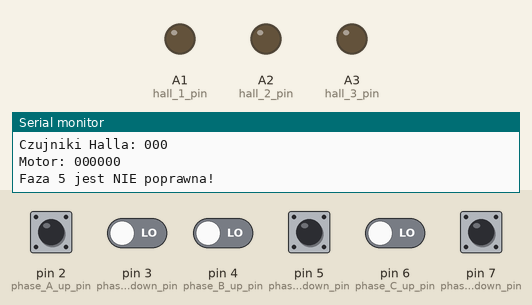
Recording of a sketch running on a simulated Arduino Uno, built with avr-gcc and run on an emulated ATmega328P. Shown: output pins drawn as LEDs (lit = HIGH), the last lines printed to the serial monitor. The test bench sets the inputs (shaded band); at power-on: pin 2 (phase_A_up_pin), pin 3 (phase_A_down_pin), pin 4 (phase_B_up_pin), pin 5 (phase_B_down_pin), pin 6 (phase_C_up_pin), pin 7 (phase_C_down_pin) LOW.

Above: at 1.2 s.
1.3 s: pin 2 (phase_A_up_pin) pulled HIGH for 0.15 s
At 2.4 s:
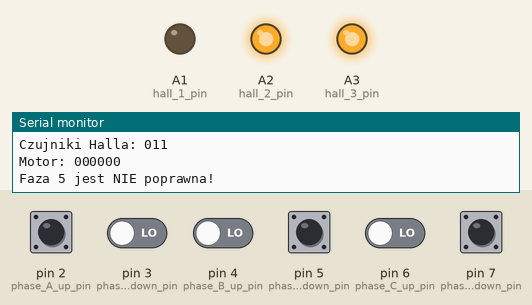
2.9 s: pin 3 (phase_A_down_pin) driven HIGH and pin 4 (phase_B_up_pin) driven HIGH
At 4.1 s:
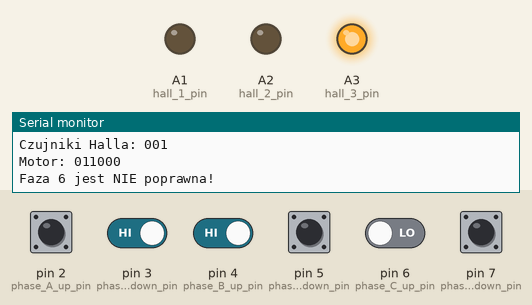
4.4 s: pin 4 (phase_B_up_pin) driven LOW and pin 6 (phase_C_up_pin) driven HIGH
At 4.8 s:
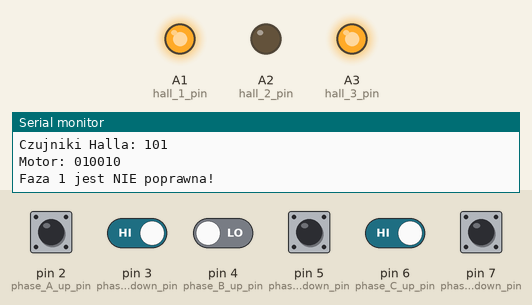
Timing chart, 0 to 7.4 s (numbered marks = the images above; inputs shaded):
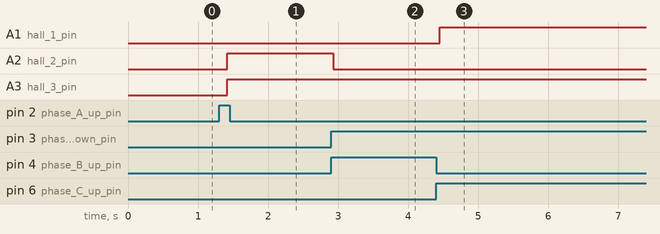

The sketch:

symulator_silnika.ino
```cpp
int hall_1_pin = A1;
int hall_2_pin = A2;
int hall_3_pin = A3;

int phase_A_up_pin = 2;
int phase_A_down_pin = 3;
int phase_B_up_pin = 4;
int phase_B_down_pin = 5;
int phase_C_up_pin = 6;
int phase_C_down_pin = 7;

String hall_binary = "000";
String phase_binary = "000000";

int step = 4;
bool motor_null = true;

void setup()
{
  Serial.begin(115200);
  pinMode(hall_1_pin, OUTPUT);
  pinMode(hall_2_pin, OUTPUT);
  pinMode(hall_3_pin, OUTPUT);
  pinMode(phase_A_up_pin, INPUT);
  pinMode(phase_A_down_pin, INPUT);
  pinMode(phase_B_up_pin, INPUT);
  pinMode(phase_B_down_pin, INPUT);
  pinMode(phase_C_up_pin, INPUT);
  pinMode(phase_C_down_pin, INPUT);
  Serial.print("First Step: ");
  Serial.println(step);
}

void loop()
{
  step++;

  if(motor_null)
  {
    digitalWrite(hall_1_pin, 0);
    digitalWrite(hall_2_pin, 0);
    digitalWrite(hall_3_pin, 0);
    if (phase_binary != "000000")
    {
      Serial.print("Start motor: ");
      Serial.println(phase_binary);
      motor_null = false;
    }
  }
  else
  {
    set_pins_hall();
  }
  delay(100);
  read_pins_binary();
  validating_phase();
}

void read_pins_binary()
{

  int hall_1 = digitalRead(hall_1_pin);
  int hall_2 = digitalRead(hall_2_pin);
  int hall_3 = digitalRead(hall_3_pin);

  int A_up = digitalRead(phase_A_up_pin);
  int A_down = digitalRead(phase_A_down_pin);
  int B_up = digitalRead(phase_B_up_pin);
  int B_down = digitalRead(phase_B_down_pin);
  int C_up = digitalRead(phase_C_up_pin);
  int C_down = digitalRead(phase_C_down_pin);

  hall_binary = "";
  hall_binary += hall_1;
  hall_binary += hall_2;
  hall_binary += hall_3;

  Serial.print("Czujniki Halla: ");
  Serial.println(hall_binary);

  phase_binary = "";
  phase_binary += String(A_up);
  phase_binary += String(A_down);
  phase_binary += String(B_up);
  phase_binary += String(B_down);
  phase_binary += String(C_up);
  phase_binary += String(C_down);

  Serial.print("Motor: ");
  Serial.println(phase_binary);
}

void set_pins_hall()
{
  switch (step)
  {
    case 1:
      digitalWrite(hall_1_pin, 1);
      digitalWrite(hall_2_pin, 0);
      digitalWrite(hall_3_pin, 1);
      break;
    case 2:
      digitalWrite(hall_1_pin, 1);
      digitalWrite(hall_2_pin, 0);
      digitalWrite(hall_3_pin, 0);
      break;
    case 3:
      digitalWrite(hall_1_pin, 1);
      digitalWrite(hall_2_pin, 1);
      digitalWrite(hall_3_pin, 0);
      break;
    case 4:
      digitalWrite(hall_1_pin, 0);
      digitalWrite(hall_2_pin, 1);
      digitalWrite(hall_3_pin, 0);
      break;
    case 5:
      digitalWrite(hall_1_pin, 0);
      digitalWrite(hall_2_pin, 1);
      digitalWrite(hall_3_pin, 1);
      break;
    case 6:
      digitalWrite(hall_1_pin, 0);
      digitalWrite(hall_2_pin, 0);
      digitalWrite(hall_3_pin, 1);
      break;
  }
}

void validating_phase()
{
  switch (step)
  {
    case 1:
      if (hall_binary == "101" && phase_binary == "000110")
      {
        Serial.println("Faza 1 jest poprawna!");
        Serial.println("");
      }
      else
      {
        Serial.println("Faza 1 jest NIE poprawna!");
        Serial.println("");
        step = 0;
      }
      break;
    case 2:
      if (hall_binary == "100" && phase_binary == "100100")
      {
        Serial.println("Faza 2 jest poprawna!");
        Serial.println("");
      }
      else
      {
        Serial.println("Faza 2 jest NIE poprawna!");
        Serial.println("");
        step = 1;
      }
      break;
    case 3:
      if (hall_binary == "110" && phase_binary == "100001")
      {
        Serial.println("Faza 3 jest poprawna!");
        Serial.println("");
      }
      else
      {
        Serial.println("Faza 3 jest NIE poprawna!");
        Serial.println("");
        step = 2;
      }
      break;
    case 4:
      if (hall_binary == "010" && phase_binary == "001001")
      {
        Serial.println("Faza 4 jest poprawna!");
        Serial.println("");
      }
      else
      {
        Serial.println("Faza 4 jest NIE poprawna!");
        Serial.println("");
        step = 3;
      }
      break;
    case 5:
      if (hall_binary == "011" && phase_binary == "011000")
      {
        Serial.println("Faza 5 jest poprawna!");
        Serial.println("");
      }
      else
      {
        Serial.println("Faza 5 jest NIE poprawna!");
        Serial.println("");
        step = 4;
      }
      break;
    case 6:
      if (hall_binary == "001" && phase_binary == "010010")
      {
        Serial.println("Faza 6 jest poprawna!");
        Serial.println("");
        step = 0;
      }
      else
      {
        Serial.println("Faza 6 jest NIE poprawna!");
        Serial.println("");
        step = 5;
      }
      break;
    default:
      Serial.println("");
      Serial.print("Nie prawidłowa faza numer: ");
      Serial.println(step);
      step = 0;
      break;
  }
}
```

Measured:
- after the input at 1.3 s, A2 (hall_2_pin), A3 (hall_3_pin): LOW → HIGH after 0.12 s
- after the input at 2.9 s, A2 (hall_2_pin): HIGH → LOW at once
- after the input at 4.4 s, A1 (hall_1_pin): LOW → HIGH after 0.05 s
